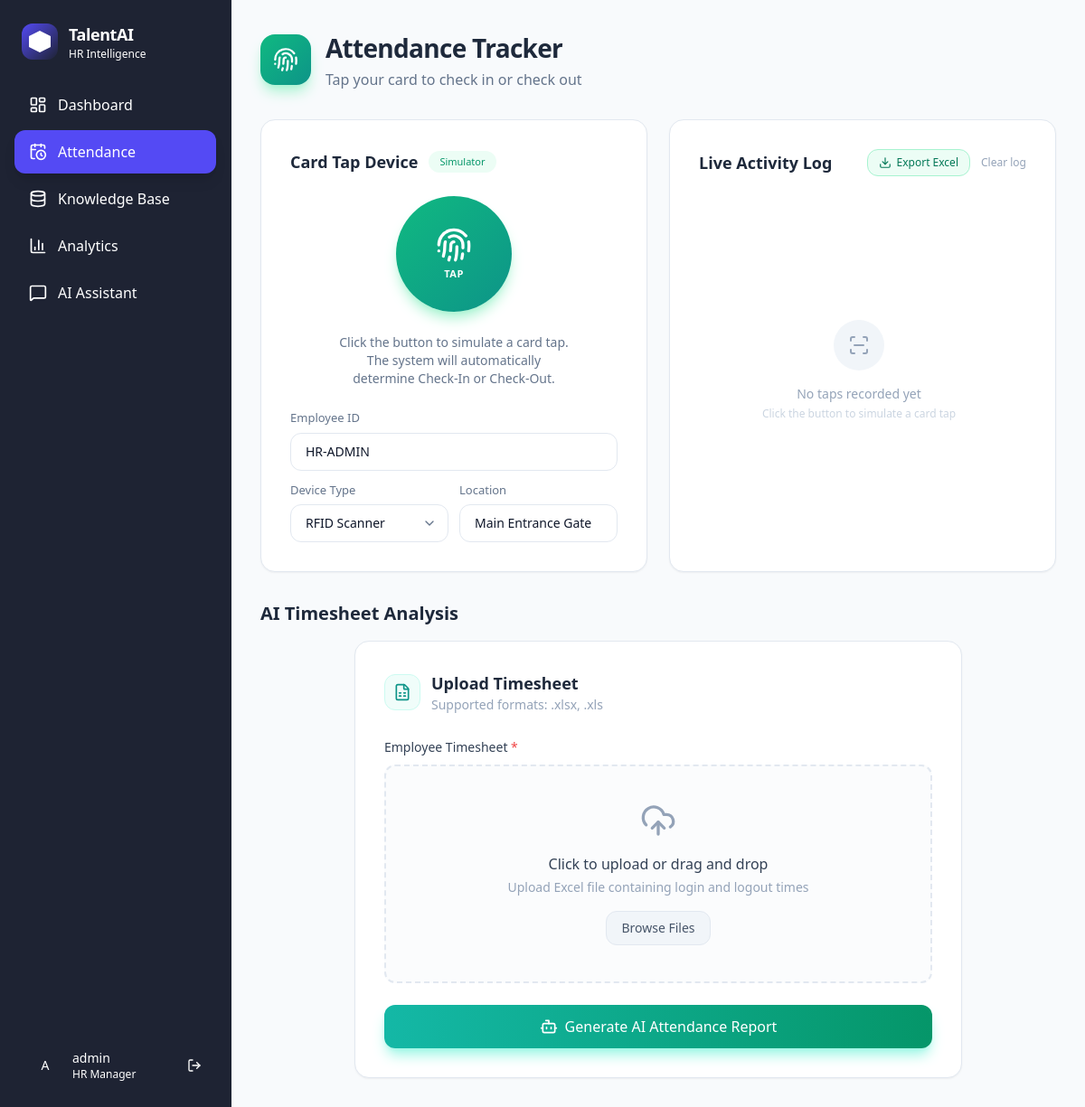
Page /attendance/ (signed in) on the earlier database version.
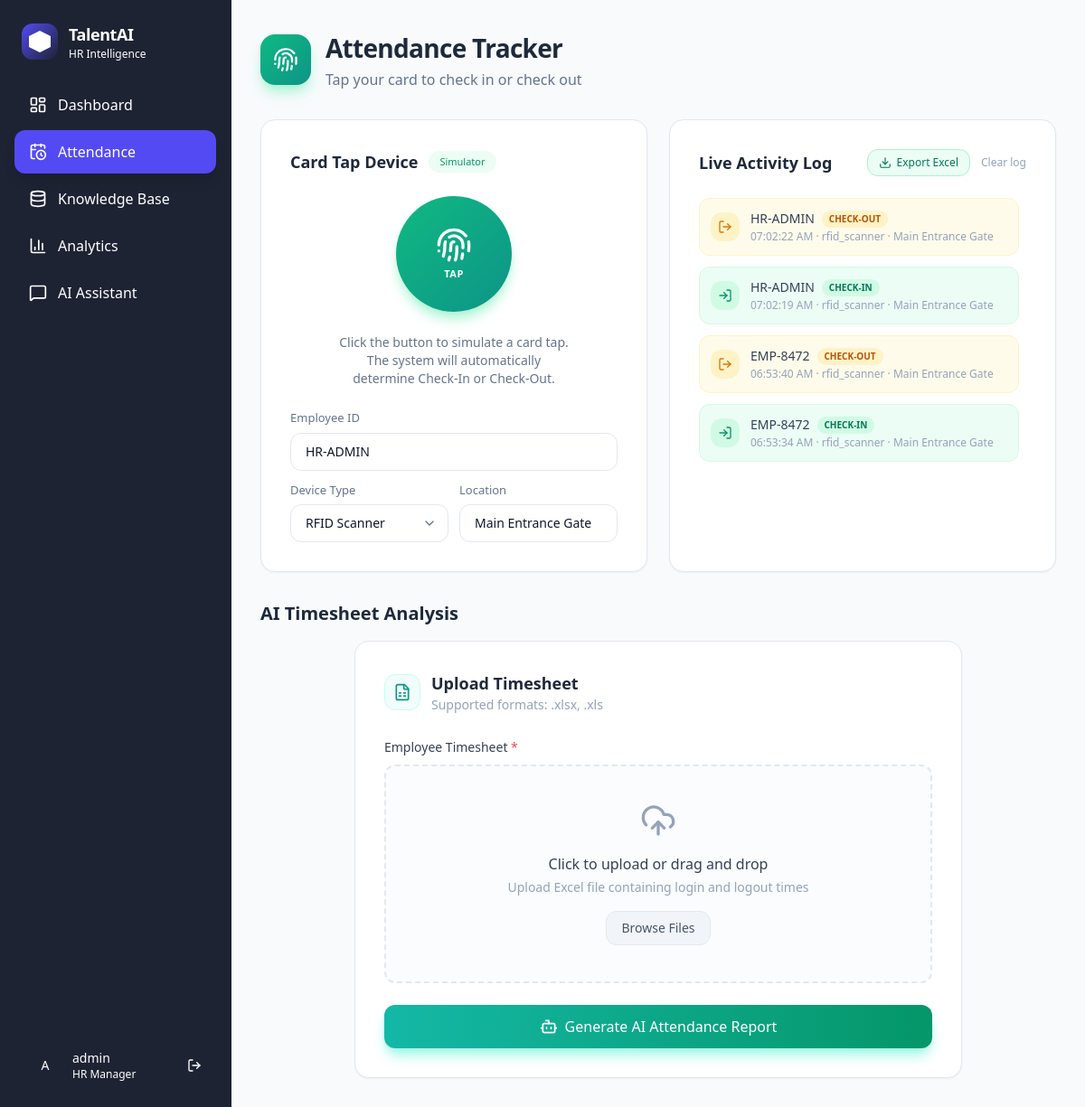
Same page on the later database version.
### core/models.py (models this page shows, shortened)
class AttendanceLog(models.Model):
    TAP_CHOICES = [
        ("IN", "Check-In"),
        ("OUT", "Check-Out"),
    ]
    employee_id = models.CharField(
        max_length=50, help_text="Hardware-level employee identifier (e.g. EMP-8472)"
    )
    timestamp = models.DateTimeField(help_text="Exact time of the tap event")
    device_type = models.CharField(
        max_length=100, blank=True, default="rfid_scanner",
        help_text="Type of hardware device (rfid_scanner, nfc_reader, biometric, etc.)"
    )
    location = models.CharField(
        max_length=255, blank=True, default="Main Entrance",
        help_text="Physical location of the device"
    )
    tap_type = models.CharField(
        max_length=3, choices=TAP_CHOICES,
        help_text="Whether this tap was a Check-In or Check-Out"
    )
    created_at = models.DateTimeField(auto_now_add=True)
    class Meta:
        ordering = ["-timestamp"]
        verbose_name = "Attendance Log"
        verbose_name_plural = "Attendance Logs"

### core/views.py (the view, shortened to what this page needs)
@login_required(redirect_field_name=None)
def attendance_upload_view(request):
    user = request.user
    is_hr = hasattr(user, 'employeeprofile') and user.employeeprofile.is_hr
    if is_hr:
        employee_id = f"HR-{user.username.upper()}"
    else:
        employee_id = f"EMP-{user.id:04d}"
    context = {
        "is_hr": is_hr,
        "employee_id": employee_id,
        "recent_logs": AttendanceLog.objects.all()[:50] if is_hr else [],
    }
    return render(request, "attendance.html", context)

### core/templates/attendance.html (shortened to what this page needs)
{% extends "base.html" %}
{% block content %}
<div class="p-8 max-w-[1200px] mx-auto space-y-8 animate-in fade-in duration-500">
    <div class="mb-2">
        <div class="flex items-center gap-4 mb-2">
            <div class="w-14 h-14 rounded-2xl bg-gradient-to-br from-emerald-500 to-teal-600 flex items-center justify-center shadow-lg shadow-emerald-200">
                <i data-lucide="fingerprint" class="w-7 h-7 text-white"></i>
            </div>
            <div>
                <h1 class="text-[28px] font-bold tracking-tight text-slate-800">Attendance Tracker</h1>
                <p class="text-slate-500 mt-0.5">Tap your card to check in or check out</p>
            </div>
        </div>
    </div>
    <div class="grid grid-cols-1 {% if is_hr %}lg:grid-cols-[1fr_1fr]{% endif %} gap-6 items-stretch">
        <div class="bg-white rounded-2xl border border-slate-200 p-8 shadow-sm flex flex-col h-full">
            <div class="flex items-center gap-3 mb-6">
                <h3 class="font-semibold text-lg text-slate-800">Card Tap Device</h3>
                <div class="px-3 py-1 text-[11px] bg-emerald-50 text-emerald-600 font-medium rounded-full">
                    Simulator
                </div>
            </div>
            <div class="flex-1 flex flex-col items-center justify-center">
                <div id="tap-ring" class="relative mb-6">
                    <button
                        type="button"
                        id="simulate-tap-btn"
                        class="relative w-32 h-32 rounded-full bg-gradient-to-br from-emerald-500 to-teal-600 text-white flex flex-col items-center justify-center shadow-lg shadow-emerald-200 hover:shadow-xl hover:shadow-emerald-300 transition-all duration-300 hover:scale-105 active:scale-95 z-10"
                    >
                        <i data-lucide="fingerprint" class="w-10 h-10 mb-1"></i>
                        <span class="text-[11px] font-semibold tracking-wider uppercase">Tap</span>
                    </button>
                </div>
                <p class="text-sm text-slate-500 text-center max-w-[260px]">
                    Click the button to simulate a card tap. The system will automatically determine Check-In or Check-Out.
                </p>
                <div class="mt-6 w-full space-y-3">
                    <div>
                        <label class="block mb-1.5 text-[13px] font-medium text-slate-500" for="sim-employee-id">Employee ID</label>
                        <input type="text" id="sim-employee-id" value="{{ employee_id|default:'EMP-0001' }}"
                            class="w-full px-4 py-2.5 bg-white border border-slate-200 rounded-xl focus:outline-none focus:ring-2 focus:ring-emerald-500 focus:border-transparent transition-all text-sm" />
                    </div>
                    <div class="grid grid-cols-2 gap-3">
                        <div>
                            <label class="block mb-1.5 text-[13px] font-medium text-slate-500" for="sim-device-type">Device Type</label>
                            <select id="sim-device-type"
                                class="w-full px-4 py-2.5 bg-white border border-slate-200 rounded-xl focus:outline-none focus:ring-2 focus:ring-emerald-500 focus:border-transparent transition-all text-sm appearance-none"
                                style="background-repeat: no-repeat; background-position: right 12px center; background-size: 16px;">
                                <option value="rfid_scanner">RFID Scanner</option>
                            </select>
                        </div>
                        <div>
                            <label class="block mb-1.5 text-[13px] font-medium text-slate-500" for="sim-location">Location</label>
                            <input type="text" id="sim-location" value="Main Entrance Gate"
                                class="w-full px-4 py-2.5 bg-white border border-slate-200 rounded-xl focus:outline-none focus:ring-2 focus:ring-emerald-500 focus:border-transparent transition-all text-sm" />
                        </div>
                    </div>
                </div>
            </div>
        </div>
        {% if is_hr %}
        <div class="bg-white rounded-2xl border border-slate-200 p-8 shadow-sm flex flex-col h-full">
            <div class="flex items-center justify-between mb-6">
                <h3 class="font-semibold text-lg text-slate-800">Live Activity Log</h3>
                <div class="flex items-center gap-3">
                    <a href="{% url 'core:attendance_export_excel' %}"
                       class="inline-flex items-center gap-1.5 px-3 py-1.5 text-xs font-medium text-emerald-700 bg-emerald-50 border border-emerald-200 rounded-lg hover:bg-emerald-100 transition-colors"
                       title="Export all attendance logs to Excel">
                        <i data-lucide="download" class="w-3.5 h-3.5"></i>
                        Export Excel
                    </a>
                    <button type="button" id="clear-log-btn" class="text-xs text-slate-400 hover:text-slate-600 transition-colors">
                        Clear log
                    </button>
                </div>
            </div>
            <div id="tap-log" class="flex-1 space-y-3 overflow-y-auto max-h-[420px] pr-2">
                {% if recent_logs %}
                    {% for log in recent_logs %}
                    <div class="tap-log-entry">
                        <div class="flex items-center gap-3 p-3 rounded-xl {% if log.tap_type == 'IN' %}bg-emerald-50 border border-emerald-100{% else %}bg-amber-50 border border-amber-100{% endif %}">
                            <div class="w-8 h-8 rounded-lg {% if log.tap_type == 'IN' %}bg-emerald-100{% else %}bg-amber-100{% endif %} flex items-center justify-center shrink-0">
                                <i data-lucide="{% if log.tap_type == 'IN' %}log-in{% else %}log-out{% endif %}" class="w-4 h-4 {% if log.tap_type == 'IN' %}text-emerald-600{% else %}text-amber-600{% endif %}"></i>
                            </div>
                            <div class="flex-1 min-w-0">
                                <div class="flex items-center gap-2">
                                    <p class="text-sm font-medium text-slate-700">{{ log.employee_id }}</p>
                                    <span class="px-2 py-0.5 text-[10px] font-bold rounded-full {% if log.tap_type == 'IN' %}bg-emerald-100 text-emerald-700{% else %}bg-amber-100 text-amber-700{% endif %}">
                                        {% if log.tap_type == 'IN' %}CHECK-IN{% else %}CHECK-OUT{% endif %}
                                    </span>
                                </div>
                                <p class="text-xs text-slate-400 mt-0.5">{{ log.timestamp|date:"h:i:s A" }} · {{ log.device_type }} · {{ log.location }}</p>
                            </div>
                        </div>
                    </div>
                    {% endfor %}
                {% else %}
                    <div id="tap-log-placeholder" class="flex flex-col items-center justify-center h-full text-center py-12">
                        <div class="w-14 h-14 rounded-full bg-slate-100 flex items-center justify-center mb-4">
                            <i data-lucide="scan-line" class="w-6 h-6 text-slate-400"></i>
                        </div>
                        <p class="text-sm text-slate-400 font-medium">No taps recorded yet</p>
                        <p class="text-xs text-slate-300 mt-1">Click the button to simulate a card tap</p>
                    </div>
                {% endif %}
            </div>
        </div>
        {% endif %}
    </div>
    {% if is_hr %}
    <div class="mt-4">
        <h2 class="text-xl font-semibold text-slate-800 mb-4">AI Timesheet Analysis</h2>
        <div class="flex justify-center">
            <div class="bg-white rounded-2xl border border-slate-200 p-8 shadow-sm w-full max-w-2xl relative overflow-hidden group">
                <div class="relative z-10">
                    <div class="flex items-center gap-3 mb-6">
                        <div class="w-10 h-10 rounded-lg bg-teal-50 text-teal-600 flex items-center justify-center border border-teal-100">
                            <i data-lucide="file-spreadsheet" class="w-5 h-5"></i>
                        </div>
                        <div>
                            <h2 class="text-lg font-semibold text-slate-800">Upload Timesheet</h2>
                            <p class="text-sm text-slate-400">Supported formats: .xlsx, .xls</p>
                        </div>
                    </div>
                    <form method="post" enctype="multipart/form-data" action="{% url 'core:attendance_upload' %}" id="attendance-form" class="space-y-6">
                        <div class="space-y-2">
                            <label class="text-sm font-medium text-slate-700">
                                Employee Timesheet <span class="text-red-500">*</span>
                            </label>
                            <div id="drop-zone" class="border-2 border-dashed border-slate-200 bg-slate-50/50 rounded-xl p-10 text-center transition-all duration-300 hover:border-teal-400/50 cursor-pointer flex flex-col items-center justify-center">
                                <i data-lucide="upload-cloud" class="w-10 h-10 text-slate-400 mb-4" id="upload-icon"></i>
                                <h4 class="font-medium text-slate-700 mb-1">Click to upload or drag and drop</h4>
                                <p class="text-sm text-slate-400 mb-4" id="file-label">Upload Excel file containing login and logout times</p>
                                <button type="button" class="px-4 py-2 bg-slate-100 text-slate-600 rounded-lg text-sm font-medium pointer-events-none border border-slate-200">
                                    Browse Files
                                </button>
                            </div>
                        </div>
                        <button type="submit" class="w-full py-3 bg-gradient-to-r from-teal-500 to-emerald-600 text-white font-medium rounded-xl hover:opacity-90 transition-all shadow-lg shadow-teal-200 flex items-center justify-center gap-2" id="submit-btn">
                            <i data-lucide="bot" class="w-5 h-5"></i>
                            <span>Generate AI Attendance Report</span>
                        </button>
                    </form>
                </div>
            </div>
        </div>
    </div>
    {% endif %}
</div>
{% endblock %}

### core/templates/base.html (shortened to what this page needs)
<!DOCTYPE html>
<html lang="en">
<head>
    <script src="https://cdn.tailwindcss.com"></script>
</head>
<body class="bg-background text-foreground overflow-hidden">
    <div class="h-screen w-full flex">
        <aside class="w-64 bg-sidebar text-sidebar-foreground flex flex-col border-r border-sidebar-border shrink-0">
          <div class="p-6">
            <a href="{% url 'core:dashboard' %}" class="flex items-center gap-3">
              <div class="w-10 h-10 rounded-xl bg-gradient-to-br from-accent to-chart-2 flex items-center justify-center">
                <div class="w-6 h-6 bg-white rounded" style="clip-path: polygon(50% 0%, 100% 25%, 100% 75%, 50% 100%, 0% 75%, 0% 25%)"></div>
              </div>
              <div>
                <h1 class="text-lg tracking-tight font-semibold">TalentAI</h1>
                <p class="text-xs text-sidebar-foreground/60">HR Intelligence</p>
              </div>
            </a>
          </div>
          <nav class="flex-1 px-4 space-y-1" id="sidebar-nav">
            {% if user.is_authenticated and user.employeeprofile.is_hr %}
            <a href="{% url 'core:dashboard' %}" class="nav-item flex items-center gap-3 px-4 py-3 rounded-lg transition-all duration-200 text-sidebar-foreground/70 hover:bg-sidebar-accent hover:text-sidebar-accent-foreground">
              <i data-lucide="layout-dashboard" class="w-5 h-5"></i>
              <span>Dashboard</span>
            </a>
            {% endif %}
            {% if user.is_authenticated %}
            <a href="{% url 'core:attendance_upload' %}" class="nav-item flex items-center gap-3 px-4 py-3 rounded-lg transition-all duration-200 text-sidebar-foreground/70 hover:bg-sidebar-accent hover:text-sidebar-accent-foreground">
              <i data-lucide="calendar-clock" class="w-5 h-5"></i>
              <span>Attendance</span>
            </a>
            {% endif %}
            {% if user.is_authenticated and user.employeeprofile.is_hr %}
            <a href="{% url 'core:hr_manage_data' %}" class="nav-item flex items-center gap-3 px-4 py-3 rounded-lg transition-all duration-200 text-sidebar-foreground/70 hover:bg-sidebar-accent hover:text-sidebar-accent-foreground">
              <i data-lucide="database" class="w-5 h-5"></i>
              <span>Knowledge Base</span>
            </a>
            <a href="{% url 'core:hr_performance_dashboard' %}" class="nav-item flex items-center gap-3 px-4 py-3 rounded-lg transition-all duration-200 text-sidebar-foreground/70 hover:bg-sidebar-accent hover:text-sidebar-accent-foreground">
              <i data-lucide="bar-chart-3" class="w-5 h-5"></i>
              <span>Analytics</span>
            </a>
            {% endif %}
            {% if user.is_authenticated %}
            <a href="{% url 'core:employee_chat' %}" class="nav-item flex items-center gap-3 px-4 py-3 rounded-lg transition-all duration-200 text-sidebar-foreground/70 hover:bg-sidebar-accent hover:text-sidebar-accent-foreground">
              <i data-lucide="message-square" class="w-5 h-5"></i>
              <span>AI Assistant</span>
            </a>
            {% endif %}
          </nav>
          {% if user.is_authenticated %}
          <div class="p-4 border-t border-sidebar-border">
            <div class="flex items-center gap-3 px-4 py-3">
              <div class="w-9 h-9 rounded-full bg-gradient-to-br from-chart-1 to-chart-2 flex items-center justify-center text-sm font-medium text-white">
                {{ user.username|first|upper }}
              </div>
              <div class="flex-1 min-w-0">
                <p class="text-sm truncate">{{ user.username }}</p>
                <p class="text-xs text-sidebar-foreground/50 truncate">
                    {% if user.employeeprofile.is_hr %}HR Manager{% else %}Employee{% endif %}
                </p>
              </div>
              <a href="{% url 'core:logout' %}" class="text-sidebar-foreground/50 hover:text-sidebar-foreground hover:text-destructive" title="Logout">
                  <i data-lucide="log-out" class="w-4 h-4"></i>
              </a>
            </div>
          </div>
          {% endif %}
        </aside>
        <main class="flex-1 flex flex-col h-full overflow-hidden bg-background">
            <div class="flex-1 overflow-auto">
                {% block content %}{% endblock %}
            </div>
        </main>
    </div>
</body>
</html>

Differences in the rows shown:
added AttendanceLog: employee_id "HR-ADMIN", tap_type "CHECK-OUT", timestamp "07:02:22 AM", device_type "rfid_scanner", location "Main Entrance Gate"
added AttendanceLog: employee_id "HR-ADMIN", tap_type "CHECK-IN", timestamp "07:02:19 AM", device_type "rfid_scanner", location "Main Entrance Gate"
added AttendanceLog: employee_id "EMP-8472", tap_type "CHECK-OUT", timestamp "06:53:40 AM", device_type "rfid_scanner", location "Main Entrance Gate"
added AttendanceLog: employee_id "EMP-8472", tap_type "CHECK-IN", timestamp "06:53:34 AM", device_type "rfid_scanner", location "Main Entrance Gate"
Other differences:
text no longer shown: "No taps recorded yet Click the button to simulate a card tap"
